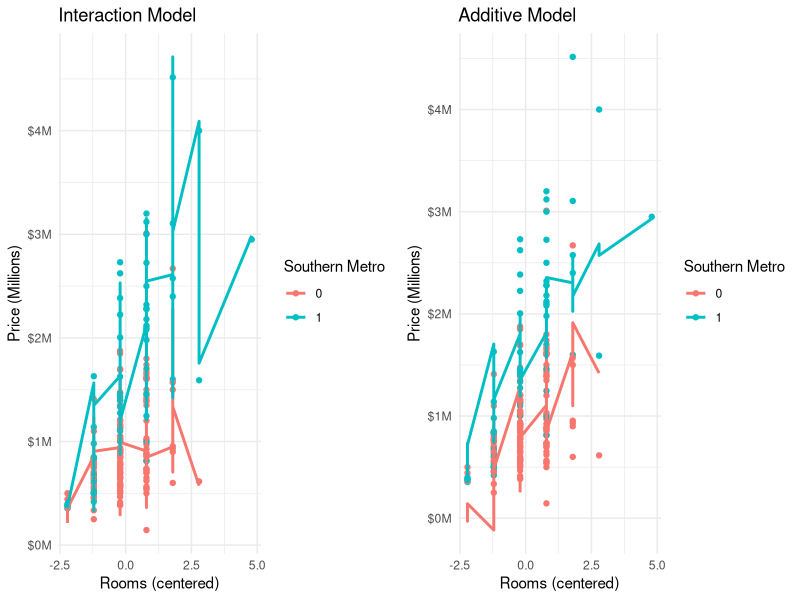
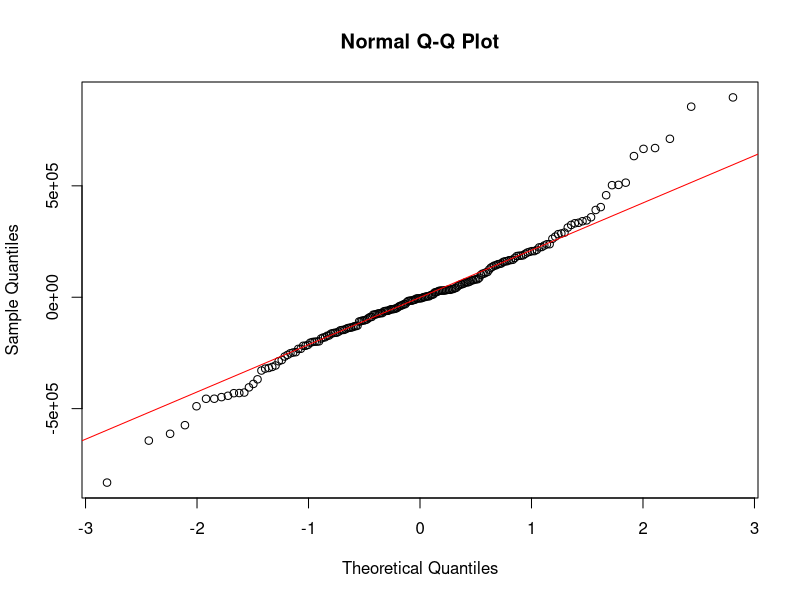
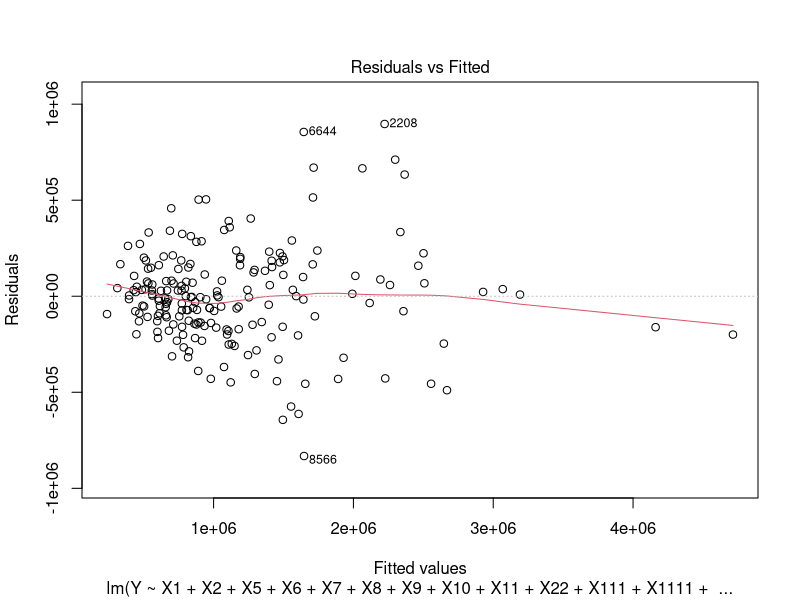
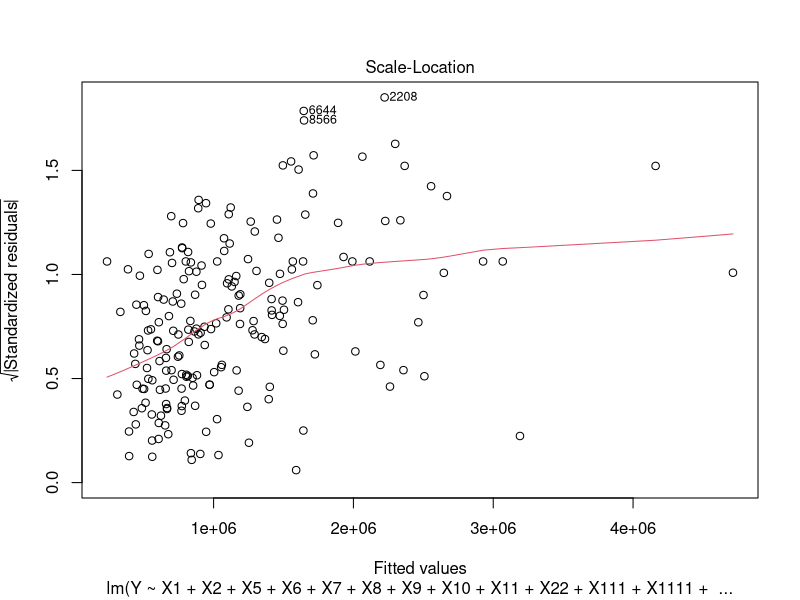
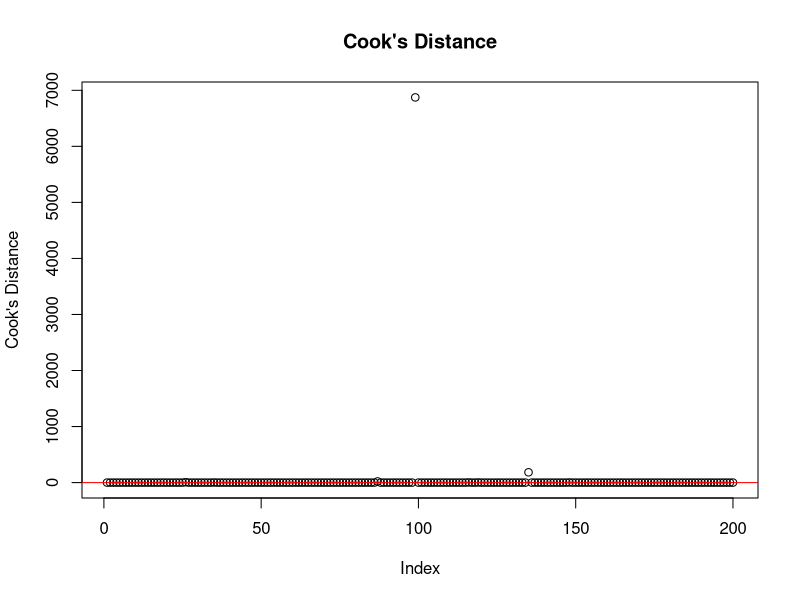

These charts were generated, in order, by the following R code: (Note: this script raises an error after producing the figures.)
# ============================================================================
# Statistical Modelling of Melbourne Housing Prices
# Multiple Linear Regression Analysis in R
# Authors: Muhammad Owais Khan, Satyaki Mitra
# Course: Linear Regression & Time Series, Clark University
# ============================================================================

# Load libraries
library(ggplot2)
library(gridExtra)
library(scales)
library(leaps)
library(lmtest)
library(MASS)

# ============================================================================
# 1. Data Loading & Sampling
# ============================================================================

data1 <- read.csv("Melbourne_housing_FULL_cleaned.csv", header = TRUE)
set.seed(123)
data <- data1[sample(nrow(data1), 200), ]
attach(data)
names(data)

# ============================================================================
# 2. Feature Engineering
# ============================================================================

# Response variable
Y <- Price

# Centered variables (subtract mean for interpretability)
data$Rooms_c <- data$Rooms - mean(data$Rooms, na.rm = TRUE)
data$Distance_c <- data$Distance - mean(data$Distance, na.rm = TRUE)

# Binary indicators
data$Unit <- ifelse(data$Type == 'u', 1, 0)
data$Townhouse <- ifelse(data$Type == 't', 1, 0)
data$Southern_Metro <- ifelse(data$Regionname == 'Southern Metropolitan', 1, 0)

# Predictor aliases
data$X1 <- data$Rooms_c
data$X2 <- data$Distance_c
data$X3 <- data$Unit
data$X4 <- data$Townhouse
data$X5 <- data$Southern_Metro
data$X6 <- data$Bedroom2
data$X7 <- data$Bathroom
data$X8 <- data$Car
data$X9 <- data$Landsize
data$X10 <- data$BuildingArea

# Polynomial terms (additive)
data$X11 <- data$X1^2
data$X22 <- data$X2^2
data$X111 <- data$X1^3
data$X222 <- data$X2^3
data$X1111 <- data$X1^4
data$X2222 <- data$X2^4

# Pairwise interaction terms
data$X1X2 <- data$X1 * data$X2
data$X1X3 <- data$X1 * data$X3
data$X1X4 <- data$X1 * data$X4
data$X1X5 <- data$X1 * data$X5
data$X1X6 <- data$X1 * data$X6
data$X1X7 <- data$X1 * data$X7
data$X1X8 <- data$X1 * data$X8
data$X1X9 <- data$X1 * data$X9
data$X1X10 <- data$X1 * data$X10

data$X2X3 <- data$X2 * data$X3
data$X2X4 <- data$X2 * data$X4
data$X2X5 <- data$X2 * data$X5
data$X2X6 <- data$X2 * data$X6
data$X2X7 <- data$X2 * data$X7
data$X2X8 <- data$X2 * data$X8
data$X2X9 <- data$X2 * data$X9
data$X2X10 <- data$X2 * data$X10

data$X3X4 <- data$X3 * data$X4
data$X3X5 <- data$X3 * data$X5
data$X3X6 <- data$X3 * data$X6
data$X3X7 <- data$X3 * data$X7
data$X3X8 <- data$X3 * data$X8
data$X3X9 <- data$X3 * data$X9
data$X3X10 <- data$X3 * data$X10

data$X4X5 <- data$X4 * data$X5
data$X4X6 <- data$X4 * data$X6
data$X4X7 <- data$X4 * data$X7
data$X4X8 <- data$X4 * data$X8
data$X4X9 <- data$X4 * data$X9
data$X4X10 <- data$X4 * data$X10

data$X5X6 <- data$X5 * data$X6
data$X5X7 <- data$X5 * data$X7
data$X5X8 <- data$X5 * data$X8
data$X5X9 <- data$X5 * data$X9
data$X5X10 <- data$X5 * data$X10

data$X6X7 <- data$X6 * data$X7
data$X6X8 <- data$X6 * data$X8
data$X6X9 <- data$X6 * data$X9
data$X6X10 <- data$X6 * data$X10

data$X7X8 <- data$X7 * data$X8
data$X7X9 <- data$X7 * data$X9
data$X7X10 <- data$X7 * data$X10

data$X8X9 <- data$X8 * data$X9
data$X8X10 <- data$X8 * data$X10

data$X9X10 <- data$X9 * data$X10

# Triple interaction terms
data$X126 <- data$X1 * data$X2 * data$X6
data$X145 <- data$X1 * data$X4 * data$X5
data$X235 <- data$X2 * data$X3 * data$X5

# ============================================================================
# 3. Model Fitting
# ============================================================================

n <- length(Y)

# Full model (all predictors + interactions + polynomials)
model_final <- lm(Y ~
                    X1 + X2 + X3 + X4 + X5 + X6 + X7 + X8 + X9 + X10 +
                    X11 + X22 + X111 + X222 + X1111 + X2222 +
                    X1X2 + X1X3 + X1X4 + X1X5 + X1X6 + X1X7 + X1X8 + X1X9 + X1X10 +
                    X2X3 + X2X4 + X2X5 + X2X6 + X2X7 + X2X8 + X2X9 + X2X10 +
                    X3X4 + X3X5 + X3X6 + X3X7 + X3X8 + X3X9 + X3X10 +
                    X4X5 + X4X6 + X4X7 + X4X8 + X4X9 + X4X10 +
                    X5X6 + X5X7 + X5X8 + X5X9 + X5X10 +
                    X6X7 + X6X8 + X6X9 + X6X10 +
                    X7X8 + X7X9 + X7X10 +
                    X8X9 + X8X10 +
                    X9X10 +
                    X126 + X145 + X235,
                  data = data)
summary(model_final)

# Additive model (no interactions)
model2 <- lm(Y ~ X1 + X2 + X3 + X4 + X5 + X6 + X11 + X22 + X111 + X222 + X1111 + X2222,
             data = data)
summary(model2)

# Interaction model (no polynomial terms)
model1 <- lm(Y ~
               X1 + X2 + X3 + X4 + X5 + X6 + X7 + X8 + X9 + X10 +
               X1X2 + X1X3 + X1X4 + X1X5 + X1X6 + X1X7 + X1X8 + X1X9 + X1X10 +
               X2X3 + X2X4 + X2X5 + X2X6 + X2X7 + X2X8 + X2X9 + X2X10 +
               X3X4 + X3X5 + X3X6 + X3X7 + X3X8 + X3X9 + X3X10 +
               X4X5 + X4X6 + X4X7 + X4X8 + X4X9 + X4X10 +
               X5X6 + X5X7 + X5X8 + X5X9 + X5X10 +
               X6X7 + X6X8 + X6X9 + X6X10 +
               X7X8 + X7X9 + X7X10 +
               X8X9 + X8X10 +
               X9X10 +
               X126 + X145 + X235,
             data = data)
summary(model1)

# ============================================================================
# 4. Model Comparison (ANOVA)
# ============================================================================

anova(model1)
anova(model2)
anova(model1, model2)

# ============================================================================
# 5. Visualization: Interaction vs Additive Model
# ============================================================================

data$Y_pred_model1 <- predict(model1, newdata = data)
data$Y_pred_model2 <- predict(model2, newdata = data)

p1 <- ggplot(data, aes(x = X1, y = Y, color = as.factor(X5))) +
  geom_point() +
  geom_line(aes(y = Y_pred_model1), size = 1) +
  labs(title = "Interaction Model",
       x = "Rooms (centered)", y = "Price (Millions)",
       color = "Southern Metro") +
  scale_y_continuous(labels = label_number(scale = 1e-6, suffix = "M", prefix = "$")) +
  theme_minimal()

p2 <- ggplot(data, aes(x = X1, y = Y, color = as.factor(X5))) +
  geom_point() +
  geom_line(aes(y = Y_pred_model2), size = 1) +
  labs(title = "Additive Model",
       x = "Rooms (centered)", y = "Price (Millions)",
       color = "Southern Metro") +
  scale_y_continuous(labels = label_number(scale = 1e-6, suffix = "M", prefix = "$")) +
  theme_minimal()

grid.arrange(p1, p2, ncol = 2)

# ============================================================================
# 6. Model Selection
# ============================================================================

# Check for linear dependencies
alias(model_final)

# Best subset selection
m3 <- regsubsets(Y ~
                   X1 + X2 + X3 + X4 + X5 + X6 + X7 + X8 + X9 + X10 +
                   X11 + X22 + X111 + X222 + X1111 + X2222 +
                   X1X2 + X1X3 + X1X4 + X1X5 + X1X6 + X1X7 + X1X8 + X1X9 + X1X10 +
                   X2X3 + X2X4 + X2X5 + X2X6 + X2X7 + X2X8 + X2X9 + X2X10 +
                   X3X5 + X3X7 + X3X8 + X3X9 + X3X10 +
                   X4X5 + X4X7 + X4X8 + X4X9 + X4X10 +
                   X5X6 + X5X7 + X5X8 + X5X9 + X5X10 +
                   X6X7 + X6X8 + X6X9 + X6X10 +
                   X7X8 + X7X9 + X7X10 +
                   X8X9 + X8X10 +
                   X9X10 +
                   X126 + X145 + X235,
                 really.big = TRUE, data = data)
Leaps3 <- summary(m3)
with(Leaps3, round(cbind(which, rsq, adjr2, cp, bic), 3))

# Backward elimination (BIC)
backward.reg <- step(model_final, direction = "backward", k = log(n))

# Forward selection (AIC)
reg.null <- lm(Y ~ 1, data = data)
forward.reg <- step(reg.null, direction = "forward",
                    scope = list(upper = model_final, lower = reg.null))
summary(forward.reg)

# Stepwise regression (AIC)
stepwise_model <- step(model_final, direction = "both")

# ============================================================================
# 7. Final Model Fits from Selection Methods
# ============================================================================

backward_model <- lm(Y ~ X1 + X2 + X5 + X6 + X7 + X8 + X9 + X10 + X11 + X22 +
                       X2222 + X1X2 + X1X5 + X1X6 + X1X7 + X1X8 + X1X9 + X1X10 +
                       X2X3 + X2X4 + X2X6 + X3X5 + X5X6 + X6X7 + X6X8 + X6X9 +
                       X6X10 + X7X10,
                     data = data)
summary(backward_model)

forward_model <- lm(Y ~ X5X10 + X7 + X2X6 + X3X7 + X1111 + X7X10 + X22 + X1X7 +
                      X2X3 + X222 + X2X4 + X5X6 + X8 + X4X10 + X2X8 + X2X9 + X5X8,
                    data = data)
summary(forward_model)

stepwise_model <- lm(Y ~ X1 + X2 + X5 + X6 + X7 + X8 + X9 + X10 + X11 + X22 +
                       X111 + X1111 + X2222 + X1X2 + X1X5 + X1X6 + X1X7 + X1X8 +
                       X1X9 + X1X10 + X2X3 + X2X4 + X2X6 + X2X8 + X3X5 + X3X9 +
                       X4X5 + X4X7 + X4X10 + X5X6 + X5X9 + X5X10 + X6X7 + X6X8 +
                       X6X9 + X6X10 + X7X10 + X8X9 + X126,
                     data = data)
summary(stepwise_model)

anova(backward_model, forward_model, stepwise_model)

# ============================================================================
# 8. Residual Diagnostics (Stepwise Model)
# ============================================================================

# Normality check
residuals <- resid(stepwise_model)
qqnorm(residuals)
qqline(residuals, col = "red")
shapiro.test(residuals)

# Linearity check
plot(stepwise_model, which = 1)

# Homoscedasticity check
plot(stepwise_model, which = 3)
bptest(stepwise_model)

# Influential observations (Cook's distance)
plot(cooks.distance(stepwise_model),
     main = "Cook's Distance", ylab = "Cook's Distance")
abline(h = 4 / (nrow(data) - length(coef(stepwise_model))), col = "red")

# ============================================================================
# 9. Box-Cox Transformation Analysis
# ============================================================================

boxcox(stepwise_model, lambda = seq(-2, 2, 0.1))

# Log transformation
stepwise_model_log <- lm(log(Y) ~ X1 + X2 + X5 + X6 + X7 + X8 + X9 + X10 + X11 +
                           X22 + X111 + X1111 + X2222 + X1X2 + X1X5 + X1X6 + X1X7 +
                           X1X8 + X1X9 + X1X10 + X2X3 + X2X4 + X2X6 + X2X8 +
                           X3X5 + X3X9 + X4X5 + X4X7 + X4X10 + X5X6 + X5X9 +
                           X5X10 + X6X7 + X6X8 + X6X9 + X6X10 + X7X10 + X8X9 + X126,
                         data = data)
summary(stepwise_model_log)
plot(stepwise_model_log, which = 3)

# Square root transformation
stepwise_model_sqrt <- lm(sqrt(Y) ~ X1 + X2 + X5 + X6 + X7 + X8 + X9 + X10 + X11 +
                            X22 + X111 + X1111 + X2222 + X1X2 + X1X5 + X1X6 + X1X7 +
                            X1X8 + X1X9 + X1X10 + X2X3 + X2X4 + X2X6 + X2X8 +
                            X3X5 + X3X9 + X4X5 + X4X7 + X4X10 + X5X6 + X5X9 +
                            X5X10 + X6X7 + X6X8 + X6X9 + X6X10 + X7X10 + X8X9 + X126,
                          data = data)
summary(stepwise_model_sqrt)

# Compare AIC across transformations
AIC(stepwise_model, stepwise_model_log, stepwise_model_sqrt)

# ============================================================================
# 10. Key Coefficient Analysis
# ============================================================================

summary(stepwise_model_log)$coefficients[c("X1", "X2", "X11", "X22", "X111", "X1111", "X2222", "X1X2"), ]
summary(stepwise_model_log)$coefficients[c("X1", "X2"), ]
summary(stepwise_model_log)$coefficients[c("X2X3", "X2X4", "X3X5", "X3X9"), ]
summary(stepwise_model_log)$coefficients[c("X7", "X6X7", "X7X10"), ]
summary(stepwise_model_log)$coefficients[c("X1X5"), ]

# ============================================================================
# 11. Predictions
# ============================================================================

pred_log <- predict(stepwise_model_log, newdata = data, interval = "prediction")
pred_price <- exp(pred_log)
data_with_predictions <- cbind(data, pred_price)
head(data_with_predictions[, c("Price", "fit", "lwr", "upr")])
